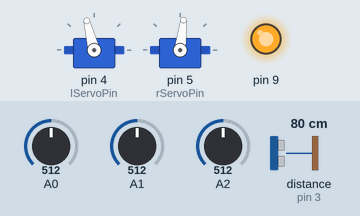
Recording of a sketch running on a simulated Arduino Uno, built with avr-gcc and run on an emulated ATmega328P. On the bench: 2 × servo, output pins drawn as LEDs (lit = HIGH). Wiring (inferred from the names in the program): ultrasonic range finder: trigger pin 2; echo pin 3. Inputs (shaded band) come from the test bench; at power-on: distance to the obstacle (sensor on pin 3) 80 cm, A0 = 512, A1 = 512, A2 = 512. The echo pulse lasts 58.3 µs per cm; no radio packets arrive unless stated; pins used as bus, display or sensor lines are not drawn; what the sketch prints to the serial monitor is not drawn.

Above: at 3.2 s.
3.3 s: distance to the obstacle (sensor on pin 3) set to 2 cm
At 4.2 s:
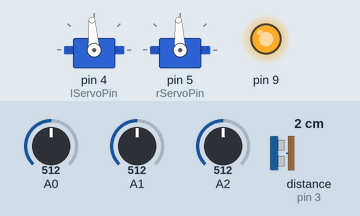
4.8 s: A0 set to 306
At 5.3 s:
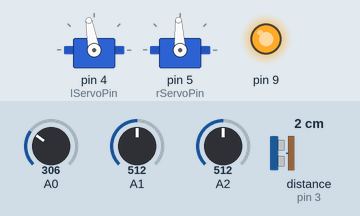
6.3 s: A1 set to 170
At 7.5 s:
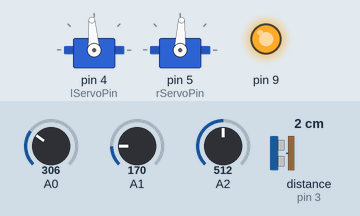
7.8 s: A1 set to 716
At 8.8 s:
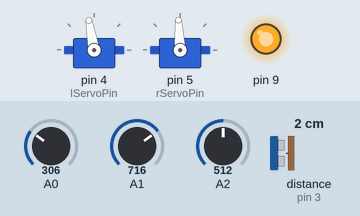
9.3 s: A1 set to 306
At 9.9 s:
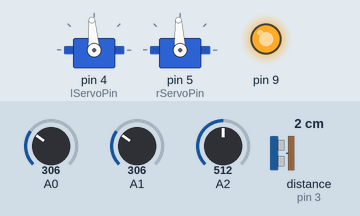
10.8 s: distance to the obstacle (sensor on pin 3) set to 35 cm
At 11.2 s:
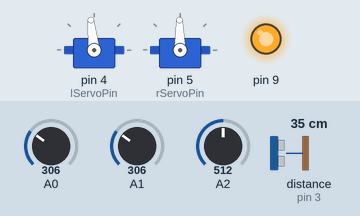
Timing chart, 0 to 13.3 s (numbered marks = the images above; inputs shaded):
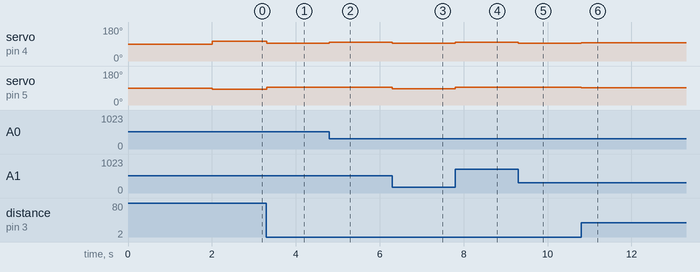

The sketch:

SelfBalancingRobot.ino
```cpp
#include "HelperMacros.h"
#include "UltrasonicSensor.h"
#include "LoggerBase.h"
#include "SerialLogger.h"
#include "RF24Logger.h"
#include "Logger.h"
#include "PhotoResistorArray.h"
#include "Motor.h"

// Pin Definitions
const byte triggerPin = 2;
const byte echoPin = 3;
const byte lServoPin = 4;
const byte rServoPin = 5;

// Global Class Allocation

Logger *logger;
UltrasonicSensor *ultrasonicSensor;
PhotoResistorArray *photoResistorArray;
Motor *motorControl;

SPEED currentSpeed;

void setup()
{
    pinMode(9, OUTPUT);
    digitalWrite(9, HIGH);

    Serial.begin(115200);

    ultrasonicSensor = new UltrasonicSensor(triggerPin, echoPin);
    photoResistorArray = new PhotoResistorArray();
    motorControl = new Motor(lServoPin, rServoPin);

    logger = new Logger();
    logger->registerLogger(new RF24Logger(INFO, "{log_level} - {time} - {message}", 7, 8));
}

bool obstacleDetected = false;
unsigned long timer = millis();

void loop()
{
    float distance = ultrasonicSensor->getDistanceCM();
    Serial.println(distance);

    if (distance > 60) {
        currentSpeed = SPEED_HIGH;
        obstacleDetected = false;
    } else if (distance > 40) {
        currentSpeed = SPEED_MEDIUM;
        obstacleDetected = false;
    } else if (distance > 20) {
        currentSpeed = SPEED_LOW;
        obstacleDetected = false;
    } else {
        currentSpeed = SPEED_STOP;
        obstacleDetected = true;
    }

    motorControl->go(currentSpeed, photoResistorArray->getDirection(), obstacleDetected);

    if (millis() > timer + 1000) {
        motorControl->updateDistanceTraveled();
        logger->logMessage(INFO, "Current speed: " + String(motorControl->getSpeed()) + "m/s");
        logger->logMessage(INFO, "Current distance: " + String(motorControl->getDistanceTraveled()) + "m");
        timer = millis();
    }
}
```

HelperMacros.h
```cpp
//
// Created by Daniel Copley on 2019-04-02.
//

#ifndef SELFBALANCINGROBOT_HELPER_MACROS_H
#define SELFBALANCINGROBOT_HELPER_MACROS_H

#endif //SELFBALANCINGROBOT_HELPER_MACROS_H
```

Logger.cpp
```cpp
//
// Created by Daniel Copley on 2019-04-04.
//

#include "Logger.h"

Logger::~Logger()
{
    loggers.erase(loggers.begin(), loggers.end());
}

void Logger::registerLogger(LoggerBase *logger)
{
    this->loggers.push_back(logger);
}

void Logger::logMessage(LOG_LEVEL msgLogLevel, String message)
{
    for (int i = 0; i < this->loggers.size(); i++) {
        this->loggers[i]->logMessage(msgLogLevel, message);
    }
}
```

Logger.h
```cpp
//
// Created by Daniel Copley on 2019-04-04.
//

#ifndef SELFBALANCINGROBOT_LOGGER_H
#define SELFBALANCINGROBOT_LOGGER_H

#include <StandardCplusplus.h>
#include <vector>
#include <iterator>
#include "LoggerBase.h"

class Logger {
public:
    ~Logger();
    // Register a logger
    void registerLogger(LoggerBase *logger);
    // Log a message
    void logMessage(LOG_LEVEL msgLogLevel, String message);

private:
    // Array of loggers
    std::vector<LoggerBase*> loggers;
};


#endif //SELFBALANCINGROBOT_LOGGER_H
```

LoggerBase.cpp
```cpp
//
// Created by Daniel Copley on 2019-04-04.
//

#include "LoggerBase.h"

LoggerBase::LoggerBase(LOG_LEVEL maxLogLevel, String formatter)
{
    this->setMaxLogLevel(maxLogLevel);
    this->formatter = formatter;
}

bool LoggerBase::isMsgLoggable(LOG_LEVEL msgLogLevel)
{
    return msgLogLevel <= this->maxLogLevel;
}

String LoggerBase::getFormatter()
{
    return this->formatter;
}

void LoggerBase::setFormatter(String formatter)
{
    this->formatter = formatter;
}

LOG_LEVEL LoggerBase::getMaxLogLevel()
{
    return this->maxLogLevel;
}

void LoggerBase::setMaxLogLevel(LOG_LEVEL maxLogLevel)
{
    this->maxLogLevel = maxLogLevel;
}
```

LoggerBase.h
```cpp
//
// Created by Daniel Copley on 2019-04-04.
//

#ifndef SELFBALANCINGROBOT_LOGGER_BASE_H
#define SELFBALANCINGROBOT_LOGGER_BASE_H

#include <Arduino.h>

typedef enum LOG_LEVEL {
    ERROR = 0, WARNING = 1, INFO = 2, DEBUG = 3
};

/**
 * Abstract class.
 *
 * Logger classes inherit from here.
 */
class LoggerBase {
public:
    LoggerBase(LOG_LEVEL maxLogLevel, String formatter);

    virtual void logMessage(LOG_LEVEL logLevel, String message) = 0;
    bool isMsgLoggable(LOG_LEVEL msgLogLevel); // Returns true if message loglevel is below the max log level
    String getFormatter();
    void setFormatter(String formatter);
    LOG_LEVEL getMaxLogLevel();
    void setMaxLogLevel(LOG_LEVEL logLevel);

private:
    String formatter;
    LOG_LEVEL maxLogLevel;
};


#endif //SELFBALANCINGROBOT_LOGGER_BASE_H
```

Motor.cpp
```cpp
//
// Created by djcopley on 4/26/19.
//

#include "Motor.h"

Motor::Motor(int lServoPin, int rServoPin)
{
    lServo.attach(lServoPin);
    rServo.attach(rServoPin);
}

void Motor::go(SPEED speed, int direction, bool obstacleDetected)
{
    currentSpeed = speed;

    if (direction > 180) {
        direction = 180;
    } else if (direction < -180) {
        direction = -180;
    }

    int rSpeed, lSpeed;

    if (obstacleDetected) {
        if(direction == 0){
            lSpeed = rSpeed = SPEED_STOP;
        } else if (direction > 0) {
            lSpeed = SPEED_MEDIUM;
            rSpeed = SPEED_STOP;
        } else {
            rSpeed = SPEED_MEDIUM;
            lSpeed = SPEED_STOP;
        }
    } else {
        if (direction == 0) {
            lSpeed = rSpeed = speed;
        } else if (direction == 180) {
            lSpeed = speed;
            rSpeed = SPEED_STOP;
        } else if (direction == -180) {
            rSpeed = speed;
            lSpeed = SPEED_STOP;
        } else if (direction > 0) {
            lSpeed = speed;
            rSpeed = speed / 3;
        } else {
            rSpeed = speed;
            lSpeed = speed / 3;
        }
    }
    lServo.write(centerSpeed + lServoOffset + lSpeed);
    rServo.write(centerSpeed + rServoOffset - rSpeed);
}

/**
 * Returns speed in meters per second
 * @return speed in m/s
 */
float Motor::getSpeed()
{
    return currentSpeed == SPEED_LOW ? .122 : currentSpeed == SPEED_MEDIUM ? .346 : currentSpeed == SPEED_HIGH ? .45 : 0;
}

float Motor::getDistanceTraveled()
{
    return distanceTraveled;
}

void Motor::updateDistanceTraveled()
{
    distanceTraveled += getSpeed();
}
```

Motor.h
```cpp
//
// Created by djcopley on 4/26/19.
//

#ifndef SELFBALANCINGROBOT_MOTOR_H
#define SELFBALANCINGROBOT_MOTOR_H

#include <Servo.h>
#include <Arduino.h>

typedef enum SPEED {SPEED_REVERSE = -6, SPEED_STOP = 0, SPEED_LOW = 2, SPEED_MEDIUM = 6, SPEED_HIGH = 10};

class Motor {
public:
    Motor(int lServoPin, int rServoPin);
    void go(SPEED speed, int direction, bool obstacleDetected);
    float getSpeed();
    float getDistanceTraveled();
    void updateDistanceTraveled();

private:
    Servo lServo;
    Servo rServo;

    const int centerSpeed = 90;

    int rServoOffset = 3;
    int lServoOffset = 4;

    SPEED currentSpeed;
    float distanceTraveled = 0;
};


#endif //SELFBALANCINGROBOT_MOTOR_H
```

PhotoResistor.cpp
```cpp
//
// Created by djcopley on 4/7/19.
//

#include "PhotoResistor.h"

PhotoResistor::PhotoResistor(uint8_t photoResistorPin) : photoResistorPin(photoResistorPin)
{
    centeredIntensity = analogRead(photoResistorPin);
}

short PhotoResistor::getIntensity()
{
    return analogRead(photoResistorPin) - centeredIntensity;
}

void PhotoResistor::calibrate()
{
    centeredIntensity = analogRead(photoResistorPin);
}
```

PhotoResistor.h
```cpp
//
// Created by djcopley on 4/7/19.
//

#ifndef SELFBALANCINGROBOT_PHOTORESISTOR_H
#define SELFBALANCINGROBOT_PHOTORESISTOR_H

#include <Arduino.h>

class PhotoResistor {
public:
    PhotoResistor() {};
    PhotoResistor(uint8_t photoResistorPin);
    short getIntensity();
    void calibrate();

private:
    const uint8_t photoResistorPin; // analog pin for photo-resistor
    short centeredIntensity;
};


#endif //SELFBALANCINGROBOT_PHOTORESISTOR_H
```

PhotoResistorArray.cpp
```cpp
//
// Created by djcopley on 4/26/19.
//

#include "PhotoResistorArray.h"

int PhotoResistorArray::getDirection()
{
    int pr1, pr2, pr3;
    pr1 = photoResistors[0].getIntensity();
    pr2 = photoResistors[1].getIntensity();
    pr3 = photoResistors[2].getIntensity();

    if (pr1 > pr3 + threshold && pr2 > pr3 + threshold) {
        if (pr1 > pr2) {
            return -60;
        } else {
            return 60;
        }
    } else if (pr2 > pr1 + threshold && pr3 > pr1 + threshold) {
        if (pr2 > pr3) {
            return 60;
        } else {
            return 180;
        }
    } else if (pr3 > pr2 + threshold && pr1 > pr2 + threshold) {
        if (pr1 > pr3) {
            return -60;
        } else {
            return -180;
        }
    } else {
        return 0;
    }
}
```

PhotoResistorArray.h
```cpp
//
// Created by djcopley on 4/26/19.
//

#ifndef SELFBALANCINGROBOT_PHOTORESISTORARRAY_H
#define SELFBALANCINGROBOT_PHOTORESISTORARRAY_H

#include "PhotoResistor.h"

class PhotoResistorArray {
public:
    int getDirection();


private:
    const int numPhotoResistors = 3;

    const int threshold = 50;

    PhotoResistor photoResistors[3] = {
            PhotoResistor(0),
            PhotoResistor(1),
            PhotoResistor(2)
    };
};


#endif //SELFBALANCINGROBOT_PHOTORESISTORARRAY_H
```

RF24Logger.cpp
```cpp
//
// Created by djcopley on 4/5/19.
//

#include "RF24Logger.h"

RF24Logger::RF24Logger(LOG_LEVEL maxLogLevel, String formatter, uint8_t cepin, uint8_t cspin) : LoggerBase(maxLogLevel, formatter)
{
    radio = new RF24(cepin, cspin);
    radio->begin();

    radio->setDataRate(RF24_250KBPS);
    radio->setPALevel(RF24_PA_MAX);
    radio->setChannel(70);

    radio->enableDynamicPayloads();
    radio->setRetries(15, 15);
    radio->setCRCLength(RF24_CRC_16);

    radio->openWritingPipe(pipes[0]);
    radio->openReadingPipe(1, pipes[1]);

    radio->startListening();
}

void RF24Logger::generateMessage(String message)
{
    char *cString = message.c_str();
    for (int i = 0; i < message.length(); i++) {
        char incomingByte = cString[i];

        if (stringOverflow) {
            serialBuffer[dataBufferIndex++] = charOverflow;  // Place saved overflow byte into buffer
            serialBuffer[dataBufferIndex++] = incomingByte;  // saved next byte into next buffer
            stringOverflow = false;                          // turn overflow flag off
        } else if (dataBufferIndex > 31) {
            stringComplete = true;        // Send this buffer out to radio
            stringOverflow = true;        // trigger the overflow flag
            charOverflow = incomingByte;  // Saved the overflow byte for next loop
            dataBufferIndex = 0;          // reset the buffer index
            break;
        } else if (incomingByte == '\n') {
            serialBuffer[dataBufferIndex] = 0;
            stringComplete = true;
        } else {
            serialBuffer[dataBufferIndex++] = incomingByte;
            serialBuffer[dataBufferIndex] = 0;
        }
    }
}

void RF24Logger::logMessage(LOG_LEVEL msgLogLevel, String message)
{
    if (isMsgLoggable(msgLogLevel)) {

        generateMessage(message);

        strcat(SendPayload, serialBuffer);

        // swap TX & Rx addr for writing
        radio->openWritingPipe(pipes[1]);
        radio->openReadingPipe(0, pipes[0]);
        radio->stopListening();
        radio->write(&SendPayload, strlen(SendPayload));

        // String complete
        stringComplete = false;

        // restore TX & Rx addr for reading
        radio->openWritingPipe(pipes[0]);
        radio->openReadingPipe(1, pipes[1]);
        radio->startListening();
        SendPayload[0] = 0;
        dataBufferIndex = 0;
    }
}
```

RF24Logger.h
```cpp
//
// Created by djcopley on 4/5/19.
//

#ifndef SELFBALANCINGROBOT_RF24LOGGER_H
#define SELFBALANCINGROBOT_RF24LOGGER_H

#include <Arduino.h>
#include <RF24.h>
#include <Wire.h>
#include "LoggerBase.h"


class RF24Logger : public LoggerBase {
public:
    RF24Logger(LOG_LEVEL maxLogLevel, String formatter, uint8_t cepin, uint8_t cspin);

    void generateMessage(String message);
    void logMessage(LOG_LEVEL msgLogLevel, String message);

private:
    RF24 *radio;
    const uint64_t pipes[2] = { 0xDEDEDEDEE7LL, 0xDEDEDEDEE9LL};

    char SendPayload[31] = {};
    char RecvPayload[31] = {};
    char serialBuffer[31] = {};

    boolean stringComplete = false;  // whether the string is complete
    int dataBufferIndex = 0;
    boolean stringOverflow = false;
    char charOverflow = 0;
};


#endif //SELFBALANCINGROBOT_RF24LOGGER_H
```

SerialLogger.cpp
```cpp
//
// Created by Daniel Copley on 2019-04-04.
//

#include "SerialLogger.h"

void SerialLogger::logMessage(LOG_LEVEL msgLogLevel, String message)
{
    if (this->isMsgLoggable(msgLogLevel)) {
        Serial.println(message); // Format message and print to display
    }
}
```

SerialLogger.h
```cpp
//
// Created by Daniel Copley on 2019-04-04.
//

#ifndef SELFBALANCINGROBOT_SERIAL_LOGGER_H
#define SELFBALANCINGROBOT_SERIAL_LOGGER_H

#include <Arduino.h>
#include "LoggerBase.h"

class SerialLogger : public LoggerBase {
public:
    SerialLogger(LOG_LEVEL maxLogLevel, String formatter) : LoggerBase(maxLogLevel, formatter) {};

    void logMessage(LOG_LEVEL msgLogLevel, String message);
};


#endif //SELFBALANCINGROBOT_SERIAL_LOGGER_H
```

UltrasonicSensor.cpp
```cpp
//
// Created by Daniel Copley on 2019-04-02.
//

#include "UltrasonicSensor.h"

UltrasonicSensor::UltrasonicSensor(byte triggerPin, byte echoPin) : triggerPin(triggerPin), echoPin(echoPin)
{
    pinMode(triggerPin, OUTPUT);
    pinMode(echoPin, INPUT);

    digitalWrite(triggerPin,HIGH);
    delay(2000);
}

float UltrasonicSensor::getDistanceCM()
{
    unsigned long duration;

    digitalWrite(triggerPin, LOW);
    delayMicroseconds(2);
    digitalWrite(triggerPin, HIGH);
    delayMicroseconds(10);
    digitalWrite(triggerPin, LOW);

    duration = pulseIn(echoPin, HIGH, 50000); // 50 milli-seconds timout (50k micro-seconds)

    return duration > 0 ? microsecondsToCentimeters(duration) : 0xFFFF;
}

float UltrasonicSensor::microsecondsToCentimeters(unsigned long microseconds)
{
    return microseconds * (0.034/2); // Convert time to distance
}
```

UltrasonicSensor.h
```cpp
#ifndef SELFBALANCINGROBOT_ULTRASONIC_SENSOR_H
#define SELFBALANCINGROBOT_ULTRASONIC_SENSOR_H

#include <Arduino.h>

/**
 *
 */
class UltrasonicSensor {
public:
    UltrasonicSensor(byte triggerPin, byte echoPin);
    float getDistanceCM(); // Get the distance to the object in front of the Ultra-sonic Sensor

private:
    const byte triggerPin, echoPin;
    float microsecondsToCentimeters(unsigned long);
};


#endif //SELFBALANCINGROBOT_ULTRASONIC_SENSOR_H
```

Measured:
- after the input at 3.3 s, servo on pin 4 (lServoPin): 104° → 94° at once; servo on pin 5 (rServoPin): 83° → 93° at once
- after the input at 4.8 s, servo on pin 4 (lServoPin): 94° → 100° at once
- after the input at 6.3 s, servo on pin 4 (lServoPin): 100° → 94° at once; servo on pin 5 (rServoPin): 93° → 87° at once
- after the input at 7.8 s, servo on pin 4 (lServoPin): 94° → 100° at once; servo on pin 5 (rServoPin): 87° → 93° at once
- after the input at 9.3 s, servo on pin 4 (lServoPin): 100° → 94° at once
- after the input at 10.8 s, servo on pin 4 (lServoPin): 94° → 96° at once; servo on pin 5 (rServoPin): 93° → 91° at once
